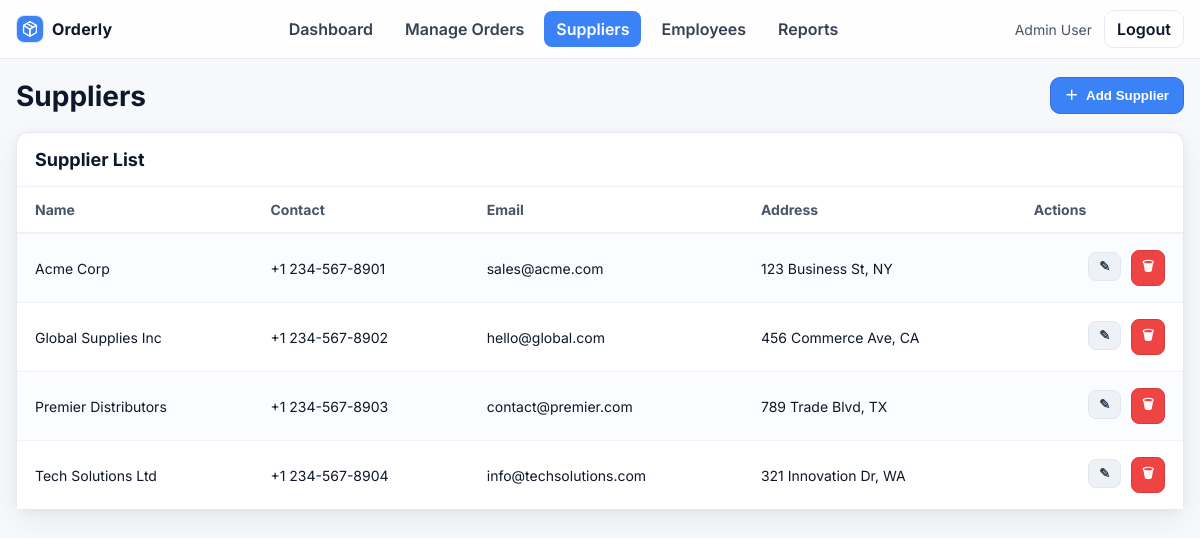
Page /admin/suppliers (signed in) on the earlier database version.
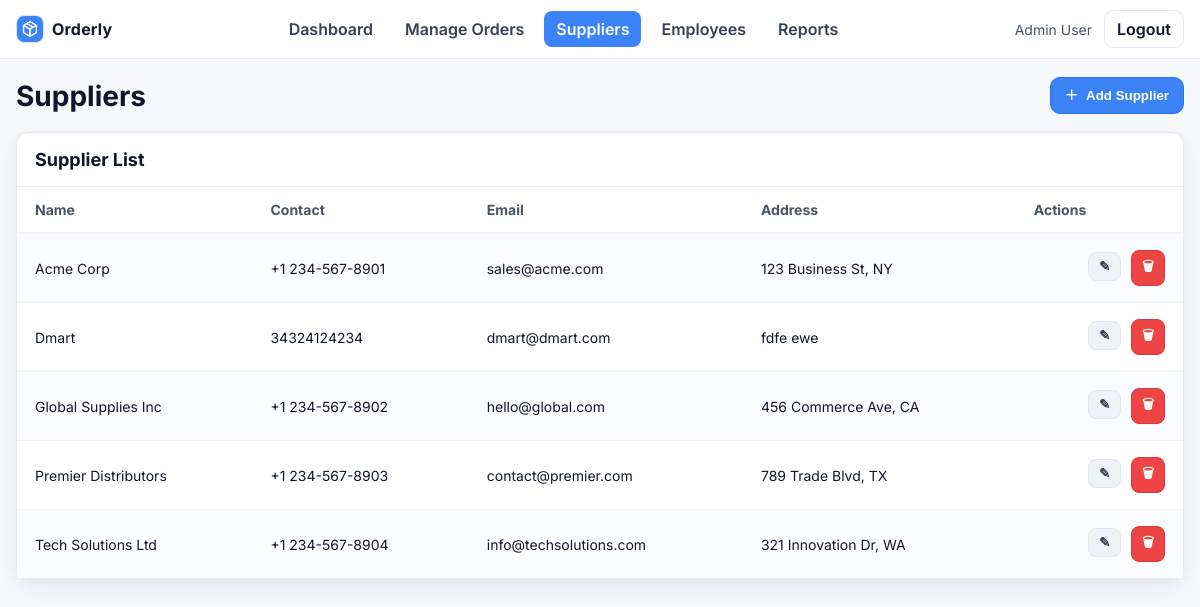
Same page on the later database version.
### models.py (models this page shows)
class Supplier(db.Model):
    id = db.Column(db.Integer, primary_key=True)
    name = db.Column(db.String(100))
    contact = db.Column(db.String(100))
    email = db.Column(db.String(100))
    address = db.Column(db.String(200))
    orders = db.relationship('Order', backref='supplier', lazy=True)

### app.py (the view)
@app.route('/admin/suppliers')
def admin_suppliers():
    if session.get('role') == 'admin':
        suppliers = Supplier.query.order_by(Supplier.name).all()
        return render_template('admin/suppliers.html', suppliers=suppliers)
    flash("Unauthorized access")
    return redirect('/')

### templates/admin/suppliers.html (shortened to what this page needs)
<!doctype html>
<html lang="en">
<head>
  <link rel="stylesheet" href="{{ url_for('static', filename='admin.css') }}">
</head>
<body>
  <header class="adminNavBar">
    <div class="adminNavInner">
      <a class="adminNavBrand" href="{{ url_for('admin_dashboard') }}">
        <img class="adminNavBrandLogo" src="{{ url_for('static', filename='images/logo.png') }}" alt="Orderly logo">
        <span class="adminNavBrandText">Orderly</span>
      </a>
      <nav class="adminNavLinks">
        <a class="adminNavLink" href="{{ url_for('admin_dashboard') }}">Dashboard</a>
        <a class="adminNavLink" href="{{ url_for('admin_orders') }}">Manage Orders</a>
        <a class="adminNavLink adminNavLinkActive" href="{{ url_for('admin_suppliers') }}">Suppliers</a>
        <a class="adminNavLink" href="{{ url_for('admin_employee') }}">Employees</a>
        <a class="adminNavLink" href="{{ url_for('admin_reports') }}">Reports</a>
      </nav>
      <div class="adminNavRight">
        <span class="adminNavUser">{{ session.get('user_name','Admin User') }}</span>
        <a class="adminNavBtn" href="{{ url_for('logout') }}">Logout</a>
      </div>
    </div>
  </header>
  <main class="adminSuppliersPage">
    <div class="adminSuppliersHeader">
      <h1 class="adminSuppliersTitle">Suppliers</h1>
      <button type="button" class="adminSuppliersAddBtn" onclick="document.getElementById('addSupplierDlg').showModal()">
        <span class="adminSuppliersAddIcon">＋</span> Add Supplier
      </button>
    </div>
    <section class="adminSuppliersPanel">
      <div class="adminSuppliersPanelHead">
        <h2 class="adminSuppliersPanelTitle">Supplier List</h2>
      </div>
      <div class="adminSuppliersTableWrap">
        <table class="adminSuppliersTable">
          <thead>
            <tr>
              <th>Name</th>
              <th>Contact</th>
              <th>Email</th>
              <th>Address</th>
              <th class="adminEmployeesTextRight">Actions</th>
            </tr>
          </thead>
          <tbody>
            {% for s in suppliers %}
            <tr>
              <td>{{ s.name }}</td>
              <td>{{ s.contact }}</td>
              <td>{{ s.email }}</td>
              <td>{{ s.address }}</td>
              <td class="adminEmployeesTextRight">
                <button
                  class="adminOrdersIconBtn adminOrdersIconBtnGray"
                  title="Edit"
                  onclick="openEditSupplier('{{ s.id }}', '{{ s.name|e }}', '{{ s.contact|e }}', '{{ s.email|e }}', '{{ s.address|e }}')">✎</button>
                <form method="post" action="{{ url_for('admin_suppliers_delete', supplier_id=s.id) }}" style="display:inline">
                  <button class="adminOrdersIconBtn adminOrdersIconBtnRed" title="Delete"
                          onclick="return confirm('Delete {{ s.name }}?')">🗑</button>
                </form>
              </td>
            </tr>
            {% else %}
            <tr>
              <td colspan="5">No suppliers found.</td>
            </tr>
            {% endfor %}
          </tbody>
        </table>
      </div>
    </section>
  </main>
</body>
</html>

Differences in the rows shown:
added Supplier: name "Dmart", contact "34324124234", email "dmart@dmart.com", address "fdfe ewe"
